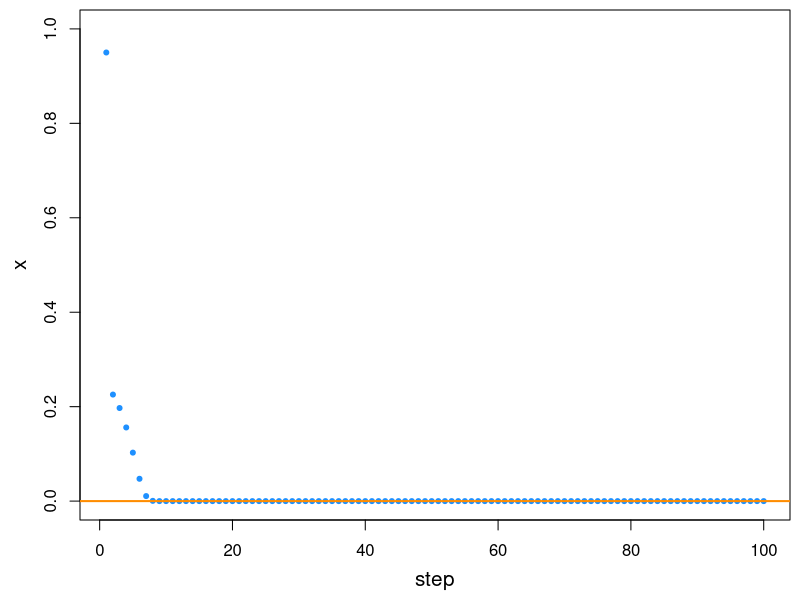
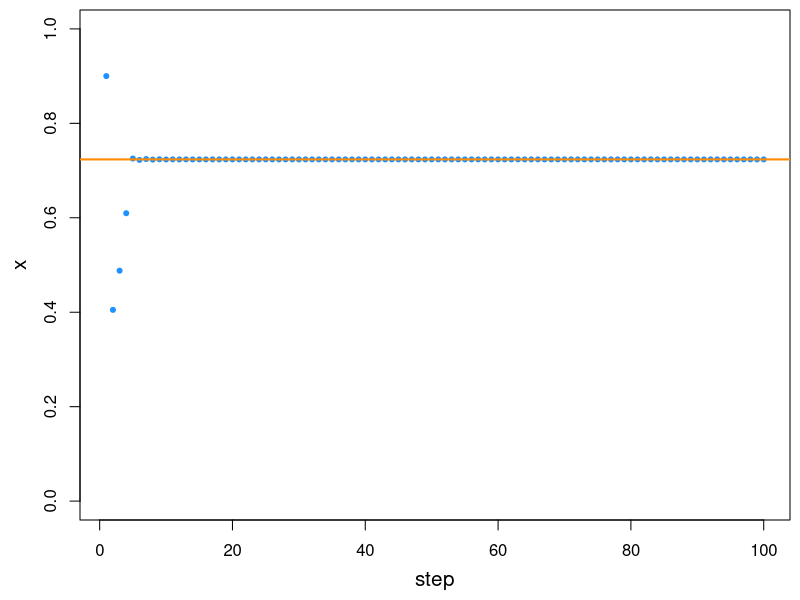
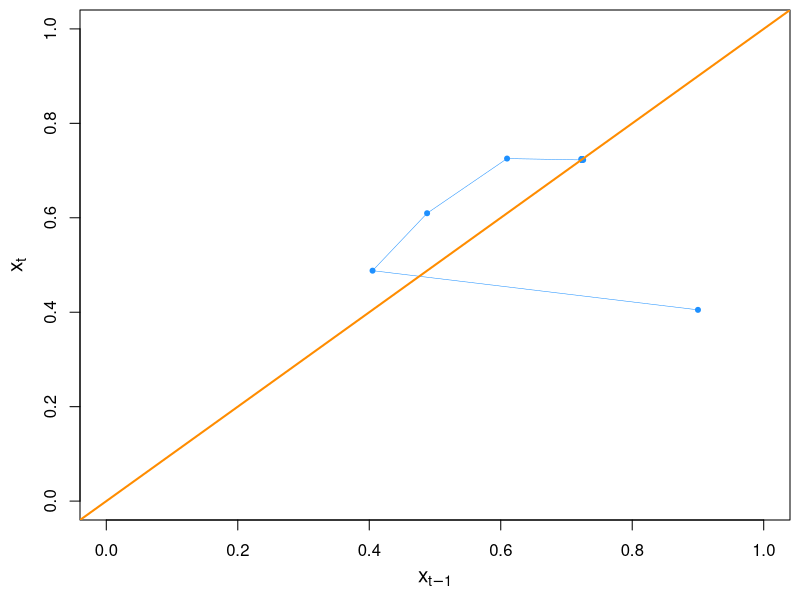
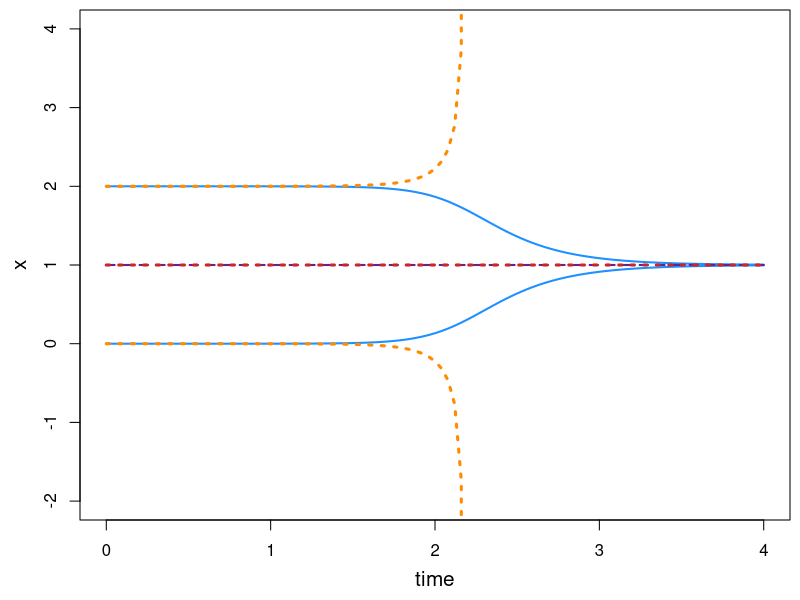

Recreate these plots in R, in order.

## ------------------------------------------------------------------------
steps<-100
xs<-rep(0,steps)
xs[1]<-0.95 # initial condition
for(ii in 2:steps){
  xs[ii]<-5*xs[ii-1]^2*(1-xs[ii-1])
}

## ------------------------------------------------------------------------
par(mar=c(4,4,0.5,0.5))
par(mgp=c(2.5,1,0))
par(cex.lab=1.25)
plot(xs,xlab="step",ylab="x",main="",col="dodgerblue",pch=20,ylim=c(0,1))
abline(h=0, col="#ff8c00", lwd=2)

## ------------------------------------------------------------------------
xs[1]<-0.9 # initial condition
for(ii in 2:steps){
  xs[ii]<-5*xs[ii-1]^2*(1-xs[ii-1])
}

## ------------------------------------------------------------------------
plot(xs,xlab="step",ylab="x",main="",col="dodgerblue",pch=20,ylim=c(0,1))
abline(h=1/2+sqrt(5)/10, col="#ff8c00", lwd=2)

## ------------------------------------------------------------------------
xstm1<-xs[-length(xs)]
xst<-xs[-1]
plot(xstm1,xst,xlab=expression(x[t-1]),ylab=expression(x[t]),main="",col="dodgerblue",pch=20,xlim=c(0,1),ylim=c(0,1))
lines(xstm1,xst,col="dodgerblue",lwd=0.5)
abline(b=1,a=0, col="#ff8c00", lwd=2)

## ------------------------------------------------------------------------
library(deSolve)
parms<-c()
my.atol <- c(1e-6)
times<-c(0:100)/25
sdiffeqns <- function(t, s, parms)
{
  sd1 <- 3*s[1]*(s[1]-1)*(s[1]-2)
  list(c(sd1))
}

## ------------------------------------------------------------------------
initconds<-c(0-1e-6) # just below 0
out0m <- lsoda(initconds,times,sdiffeqns, rtol=1e-10, atol= my.atol)
initconds<-c(0+1e-6) # just above 0
out0p <- lsoda(initconds,times,sdiffeqns, rtol=1e-10, atol= my.atol)
initconds<-c(1-1e-6) # just below 1
out1m <- lsoda(initconds,times,sdiffeqns, rtol=1e-10, atol= my.atol)
initconds<-c(1+1e-6) # just above 1
out1p <- lsoda(initconds,times,sdiffeqns, rtol=1e-10, atol= my.atol)
initconds<-c(2-1e-6) # just below 2
out2m <- lsoda(initconds,times,sdiffeqns, rtol=1e-10, atol= my.atol)
initconds<-c(2+1e-6) # just above 2
out2p <- lsoda(initconds,times,sdiffeqns, rtol=1e-10, atol= my.atol)

## ------------------------------------------------------------------------
plot(out0p,xlab="time",ylab="x",main="",col="dodgerblue",lty=1,lwd=2,ylim=c(-2,4),xlim=c(0,4))
lines(out0m,col="#ff8c00",lty=3,lwd=3)
lines(out2m,col="dodgerblue",lty=1,lwd=2)
lines(out2p,col="#ff8c00",lty=3,lwd=3)
lines(out1m,col="#68228b",lty=2,lwd=2)
lines(out1p,col="#cd2626",lty=3,lwd=3)
